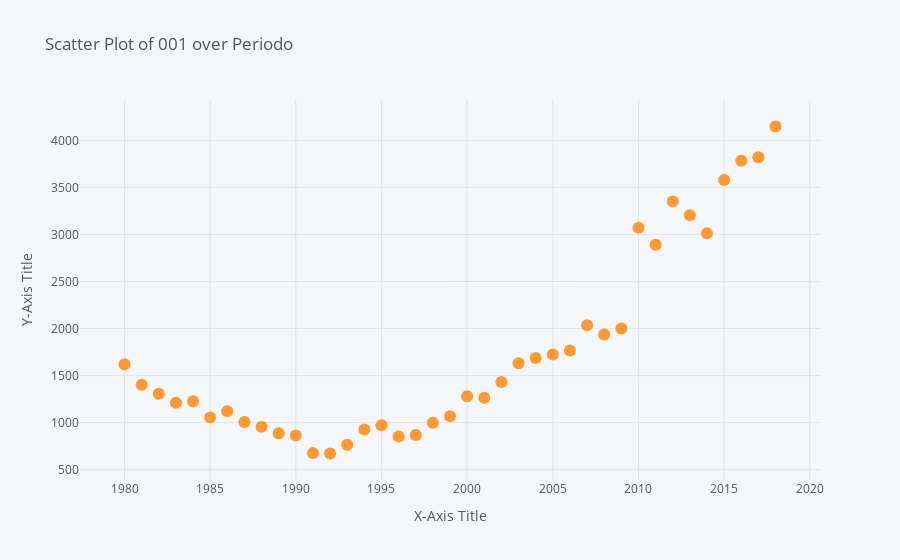

Notebook code for this chart:
### Code cell
# Cufflinks scatter plot
'''
dataset_scatter.iplot(x='VARIABLE', 
                      y='VARIABLE', 
                      categories='VARIABLE',
                      xTitle='AXIS TITLE', 
                      yTitle='AXIS TITLE',
                      title='VIZ TITLE')
'''
# Assuming 'Periodo' is the column you want to visualize on the x-axis
# and '001' is the numeric column you want to visualize on the y-axis
x_column_scatter = 'Periodo'
y_column_scatter = '001'

# Check if the columns exist in the dataset
if x_column_scatter in dataset.columns and y_column_scatter in dataset.columns:
    # Create a scatter plot using Cufflinks and Plotly
    dataset.iplot(
        kind='scatter',
        x=x_column_scatter,
        y=y_column_scatter,
        mode='markers',
        xTitle='X-Axis Title',
        yTitle='Y-Axis Title',
        title=f'Scatter Plot of {y_column_scatter} over {x_column_scatter}'
    )

### Figure 1 — Plotly figure (JSON) as saved in the notebook; plotly's stock layout.template omitted (floating-point values rounded to 4 significant figures)
{"data": [{"line": {"color": "rgba(255, 153, 51, 1.0)", "dash": "solid", "shape": "linear", "width": 1.3}, "marker": {"size": 12, "symbol": "circle"}, "mode": "markers", "name": "001", "text": "", "type": "scatter", "x": [1980, 1981, 1982, 1983, 1984, 1985, 1986, 1987, 1988, 1989, 1990, 1991, 1992, 1993, 1994, 1995, 1996, 1997, 1998, 1999, 2000, 2001, 2002, 2003, 2004, 2005, 2006, 2007, 2008, 2009, 2010, 2011, 2012, 2013, 2014, 2015, 2016, 2017, 2018], "y": [1620, 1404, 1308, 1212, 1228, 1056, 1120, 1008, 956, 888, 864, 676, 672, 764, 928, 972, 852, 868, 1000, 1068, 1280, 1264, 1432, 1632, 1688, 1724, 1768, 2036, 1936, 2000, 3072, 2892, 3352, 3204, 3012, 3580, 3784, 3820, 4148]}], "layout": {"legend": {"bgcolor": "#F5F6F9", "font": {"color": "#4D5663"}}, "paper_bgcolor": "#F5F6F9", "plot_bgcolor": "#F5F6F9", "title": {"font": {"color": "#4D5663"}, "text": "Scatter Plot of 001 over Periodo"}, "xaxis": {"gridcolor": "#E1E5ED", "showgrid": true, "tickfont": {"color": "#4D5663"}, "title": {"font": {"color": "#4D5663"}, "text": "X-Axis Title"}, "zerolinecolor": "#E1E5ED"}, "yaxis": {"gridcolor": "#E1E5ED", "showgrid": true, "tickfont": {"color": "#4D5663"}, "title": {"font": {"color": "#4D5663"}, "text": "Y-Axis Title"}, "zerolinecolor": "#E1E5ED"}}}
